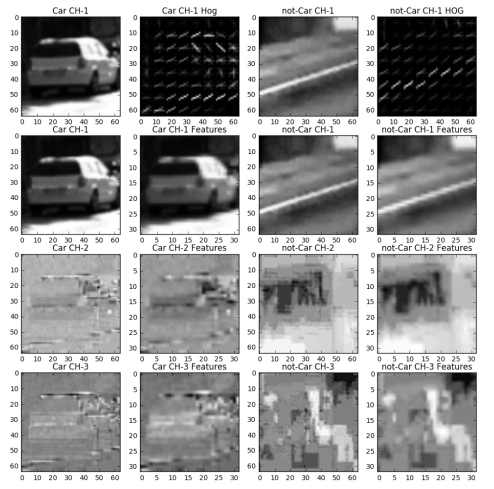
#> input picture examples/HOG_example.jpg, 988 x 978 px (shown at 1/2 size)
$ python -i features.py   (imports and definitions only)
#> lines starting #> are read from the running program, lines starting #| are printed output that depends on the picture
#> further down, picture is the input picture: shape (978, 988, 3); min 0, max 255, mean 154
### src/utils.py
import cv2
import numpy as np


def cvtColor(img, color_space='RGB'):
    """
    Convert RGB image to other color_space
    """
    if color_space != 'RGB':
        if color_space == 'HSV':
            feature_image = cv2.cvtColor(img, cv2.COLOR_RGB2HSV)
        elif color_space == 'LUV':
            feature_image = cv2.cvtColor(img, cv2.COLOR_RGB2LUV)
        elif color_space == 'HLS':
            feature_image = cv2.cvtColor(img, cv2.COLOR_RGB2HLS)
        elif color_space == 'YUV':
            feature_image = cv2.cvtColor(img, cv2.COLOR_RGB2YUV)
        elif color_space == 'YCrCb':
            feature_image = cv2.cvtColor(img, cv2.COLOR_RGB2YCrCb)
    else:
        feature_image = np.copy(img)
    return feature_image


# [43 lines left out: functions add_heat, apply_threshold, draw_labeled_bboxes, not called in this run]


def eval_poly(coeffs, y):
    return (coeffs[0] * y ** 2 + coeffs[1] * y + coeffs[2])


# [16 lines left out: functions curvature_poly, draw_boxes, not called in this run]

### src/car/features.py
import numpy as np
import cv2
from skimage.feature import hog
from utils import cvtColor
import matplotlib.image as mpimg


def color_hist(img, nbins=32, bins_range=(0, 256), vis=False):
    rhist = np.histogram(img[:, :, 0], bins=nbins, range=bins_range)
    ghist = np.histogram(img[:, :, 1], bins=nbins, range=bins_range)
    bhist = np.histogram(img[:, :, 2], bins=nbins, range=bins_range)

    # Generating bin centers
    bin_edges = rhist[1]
    bin_centers = (bin_edges[1:] + bin_edges[0: len(bin_edges) - 1]) / 2
    hist_features = np.concatenate((rhist[0], ghist[0], bhist[0]))

    if vis:
        return hist_features, rhist, ghist, bhist, bin_centers
    else:
        return hist_features


def bin_spatial(img, color_space='RGB', size=(32, 32)):
#> called with color_space = 'RGB', size = (32, 32)
    feature_image = cvtColor(img, color_space=color_space)
    feature_image = cv2.resize(feature_image, size)
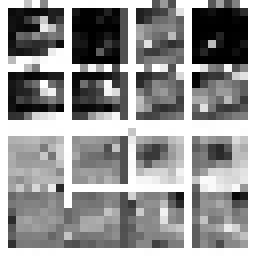
#> feature_image: shape (32, 32, 3) (shown 8 times larger); min 0, max 255, mean 148
    features = feature_image.ravel()
#> features = 3072 values, max 255 at index 0, min 0 at index 180, mean 148

    return features


def hog_features2D(img, orient=9, pix_per_cell=8, cell_per_block=2,
                   vis=False, feature_vec=True):
    if vis:
        # use skimage.hog() to get both features and a visualization
        features, hog_image =\
            hog(img, orientations=orient,
                pixels_per_cell=(pix_per_cell, pix_per_cell),
                cells_per_block=(cell_per_block, cell_per_block),
                block_norm='L2-Hys',
                visualise=vis, feature_vector=feature_vec)
        return features, hog_image
    else:
        features = hog(img, orientations=orient,
                       pixels_per_cell=(pix_per_cell, pix_per_cell),
                       cells_per_block=(cell_per_block, cell_per_block),
                       block_norm='L2-Hys',
                       visualise=vis, feature_vector=feature_vec)
        return features


def hog_features3D(img, hog_channel, orient,
                   pix_per_cell, cell_per_block):
    features = []
    if hog_channel == 'ALL':
        for channel in range(img.shape[2]):
            features.extend(hog_features2D(img[:, :, channel],
                            orient, pix_per_cell, cell_per_block,
                            vis=False, feature_vec=True))
    else:
        features = hog_features2D(img[:, :, hog_channel],
                                  orient,
                                  pix_per_cell, cell_per_block,
                                  vis=False, feature_vec=True)
    return features


def extract_features(imgs, color_space='RGB', spatial_size=(32, 32),
                     hist_bins=32, orient=9,
                     pix_per_cell=8, cell_per_block=2, hog_channel=0,
                     spatial_feat=True, hist_feat=True, hog_feat=True):
    features = []
    for img in imgs:
        # to handle difference scale for different image formta
        image = mpimg.imread(img)
        if img.endswith('.png'):
            image *= 255
            image = image.astype(np.uint8)

        feature = single_img_features(image, color_space, spatial_size,
                                      hist_bins, orient, pix_per_cell,
                                      cell_per_block, hog_channel,
                                      spatial_feat, hist_feat, hog_feat)
        features.append(feature)
    return features


def single_img_features(img, color_space='RGB', spatial_size=(32, 32),
                        hist_bins=32, orient=9,
                        pix_per_cell=8, cell_per_block=2, hog_channel=0,
                        spatial_feat=True, hist_feat=True, hog_feat=True):
    """
    Define a function to extract features from a single image window
    This function is very similar to extract_features()
    just for a single image rather than list of images
    """
    img_features = []
    feature_image = cvtColor(img, color_space=color_space)
    if spatial_feat:
        spatial_features = bin_spatial(feature_image, size=spatial_size)
#> spatial_features has the same summary as features in bin_spatial
        # print('spatial:', spatial_features)
        img_features.append(spatial_features)
    if hist_feat:
        hist_features = color_hist(feature_image, nbins=hist_bins)
#> in color_hist, `bin_edges = rhist[1]`: bin_edges = 33 values from 0 to 256
#> in color_hist, `bin_centers = (bin_edges[1:] + bin_edges[0: len(bin_edges) - 1]) / 2`: bin_centers = 32 values from 4 to 252
#> in color_hist, `hist_features = np.concatenate((rhist[0], ghist[0], bhist[0]))`: hist_features = 96 values, max 289346 at index 31, min 8751 at index 28, mean 30195.8
        # print('hist:', hist_features)
        img_features.append(hist_features)
    if hog_feat:
        hog_feature = hog_features3D(feature_image, hog_channel, orient,
                                     pix_per_cell, cell_per_block)
        # print('hog:', hog_feature)
        img_features.append(hog_feature)

    img_features = np.concatenate(img_features).astype(np.float64)
    # print(img_features)
    return img_features

>>> import cv2
>>> picture = cv2.imread('../../examples/HOG_example.jpg')
>>> result = single_img_features(picture)

$ run again, on examples/sliding_window.jpg
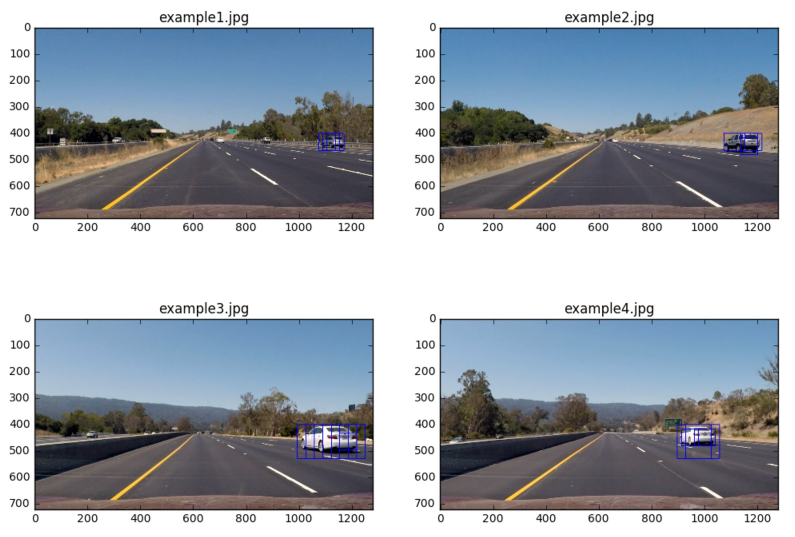
#> input picture examples/sliding_window.jpg, 1590 x 1074 px (shown at 1/2 size)
#> picture is the input picture: shape (1074, 1590, 3); mean B, G, R 175.6, 167.2, 160.1
#> in bin_spatial, `feature_image = cv2.resize(feature_image, size)`:
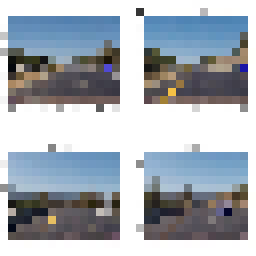
#> feature_image: shape (32, 32, 3) (shown 8 times larger); mean B, G, R 181.8, 173.7, 166.6
#> features = 3072 values, max 255 at index 0, min 3 at index 2693, mean 174
#> spatial_features has the same summary as features in bin_spatial
#> bin_edges = 33 values from 0 to 256
#> bin_centers = 32 values from 4 to 252
#> in color_hist, `hist_features = np.concatenate((rhist[0], ghist[0], bhist[0]))`: hist_features = 96 values, max 617228 at index 95, min 2478 at index 60, mean 53364.4
#> in hog_features2D, `features = hog(img, orientations=orient, pixels_per_cell=(pix_per_cell..`:
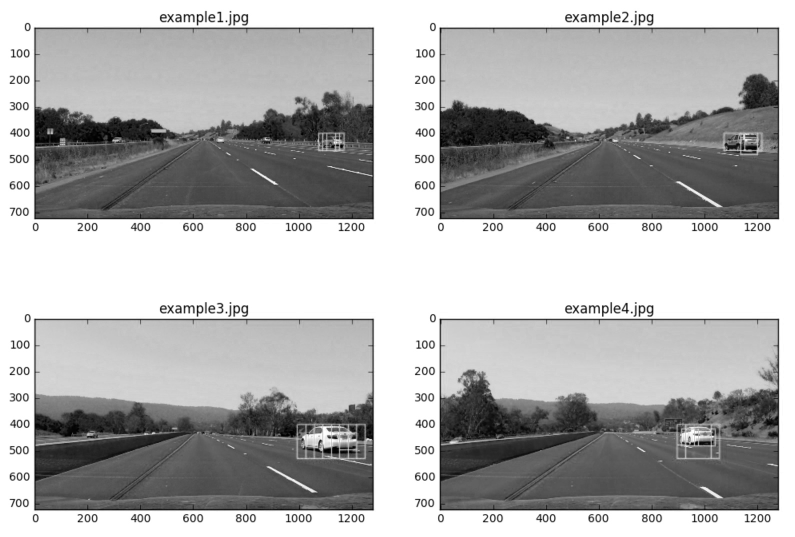
#> img: shape (1074, 1590) (shown at 1/2 size); min 0, max 255, mean 175.6

$ run again, on examples/sliding_windows.jpg
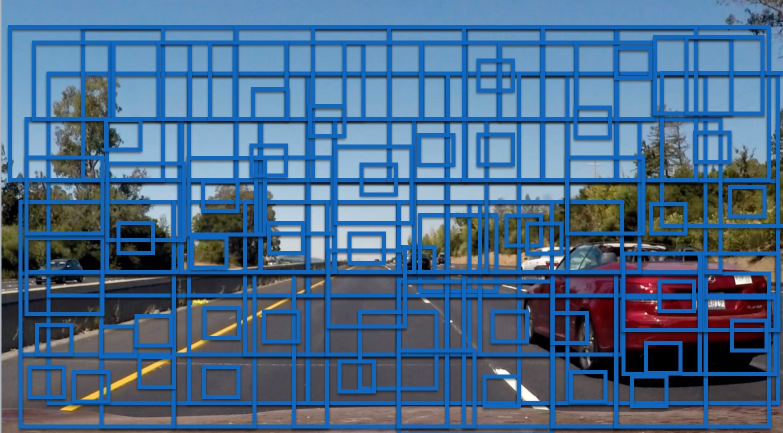
#> input picture examples/sliding_windows.jpg, 1566 x 866 px (shown at 1/2 size)
#> picture is the input picture: shape (866, 1566, 3); mean B, G, R 139, 106.2, 73.7
#> in bin_spatial, `feature_image = cv2.resize(feature_image, size)`:
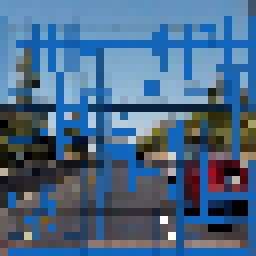
#> feature_image: shape (32, 32, 3) (shown 8 times larger); mean B, G, R 135.1, 104.4, 73.6
#> features = 3072 values, max 255 at index 2654, min 0 at index 1440, mean 104.4
#> spatial_features has the same summary as features in bin_spatial
#> bin_edges = 33 values from 0 to 256
#> bin_centers = 32 values from 4 to 252
#> in color_hist, `hist_features = np.concatenate((rhist[0], ghist[0], bhist[0]))`: hist_features = 96 values, max 344855 at index 44, min 266 at index 31, mean 42379.9
#> in hog_features2D, `features = hog(img, orientations=orient, pixels_per_cell=(pix_per_cell..`:
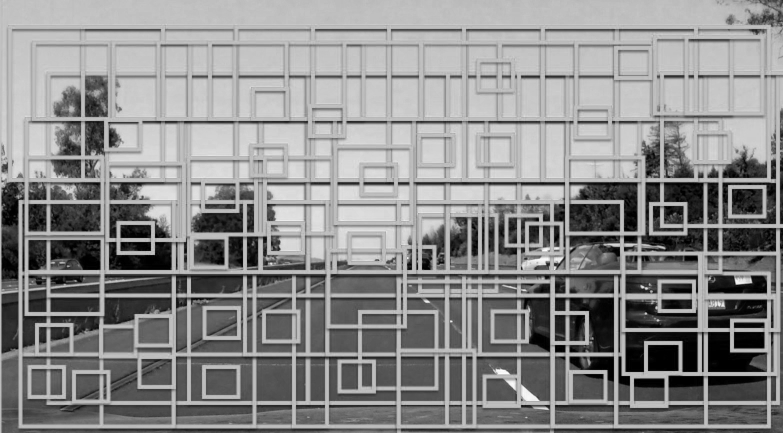
#> img: shape (866, 1566) (shown at 1/2 size); min 0, max 255, mean 139

$ run again, on examples/bboxes_and_heat.png
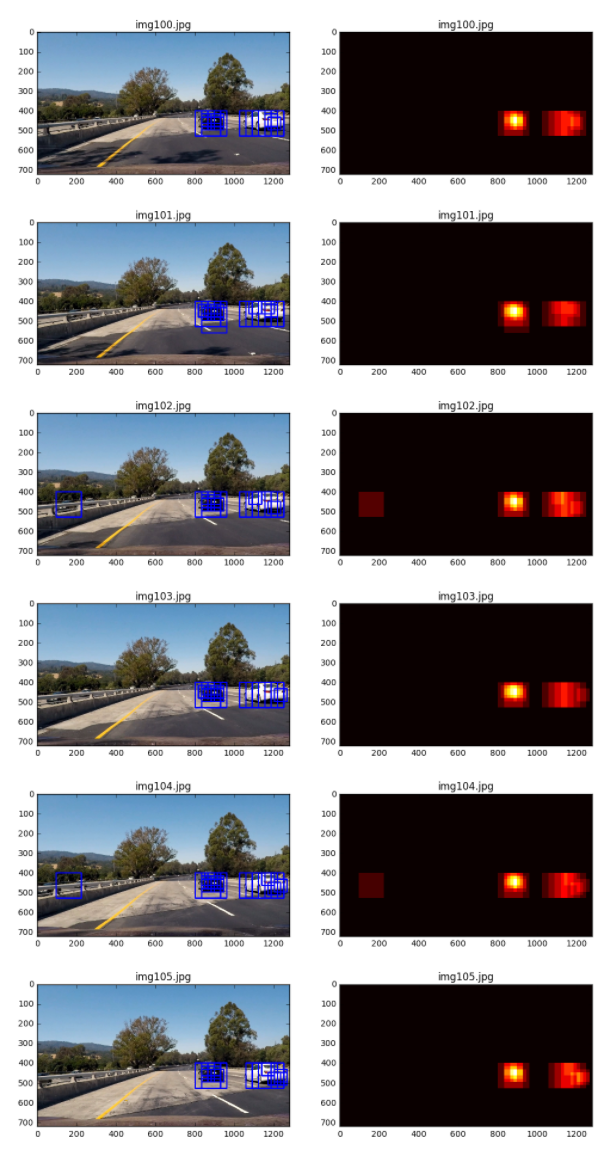
#> input picture examples/bboxes_and_heat.png, 610 x 1150 px
#> picture is the input picture: shape (1150, 610, 3); mean B, G, R 134.1, 129.7, 131.6
#> in bin_spatial, `feature_image = cv2.resize(feature_image, size)`:
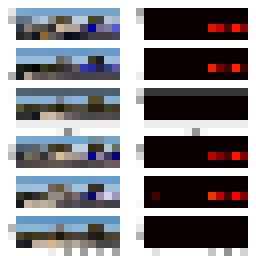
#> feature_image: shape (32, 32, 3) (shown 8 times larger); mean B, G, R 136.8, 132.7, 134.6
#> features = 3072 values, max 255 at index 0, min 0 at index 150, mean 134.7
#> spatial_features has the same summary as features in bin_spatial
#> bin_edges = 33 values from 0 to 256
#> bin_centers = 32 values from 4 to 252
#> in color_hist, `hist_features = np.concatenate((rhist[0], ghist[0], bhist[0]))`: hist_features = 96 values, max 236850 at index 95, min 2593 at index 61, mean 21921.9
#> in hog_features2D, `features = hog(img, orientations=orient, pixels_per_cell=(pix_per_cell..`:
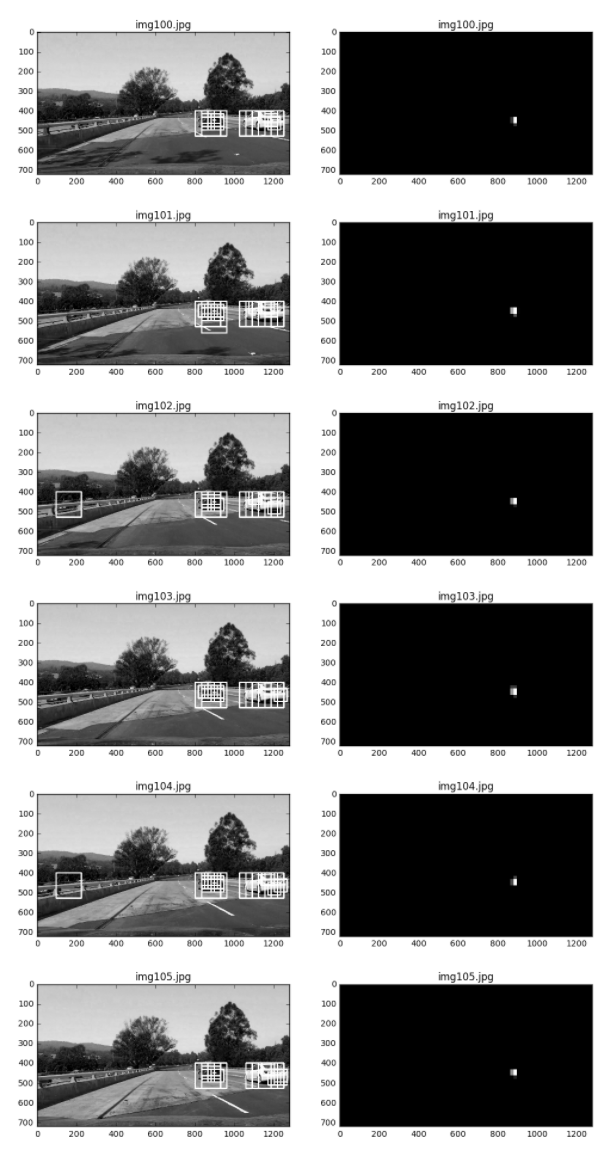
#> img: shape (1150, 610); min 0, max 255, mean 134.1
